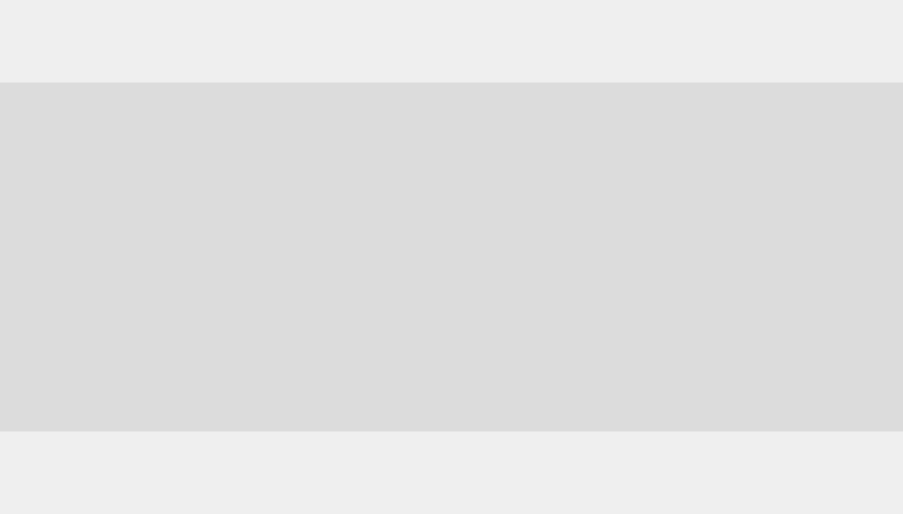
<?xml version="1.0" encoding="UTF-8"?>
<ui version="4.0">
 <class>SummaryWidget</class>
 <widget class="QWidget" name="SummaryWidget">
  <property name="geometry">
   <rect>
    <x>0</x>
    <y>0</y>
    <width>903</width>
    <height>514</height>
   </rect>
  </property>
  <property name="styleSheet">
   <string notr="true"/>
  </property>
  <layout class="QGridLayout" name="gridLayout">
   <property name="margin">
    <number>0</number>
   </property>
   <property name="spacing">
    <number>0</number>
   </property>
   <item row="0" column="1">
    <widget class="QFrame" name="frame">
     <property name="sizePolicy">
      <sizepolicy hsizetype="Expanding" vsizetype="Fixed">
       <horstretch>0</horstretch>
       <verstretch>0</verstretch>
      </sizepolicy>
     </property>
     <property name="minimumSize">
      <size>
       <width>600</width>
       <height>350</height>
      </size>
     </property>
     <property name="maximumSize">
      <size>
       <width>16777215</width>
       <height>350</height>
      </size>
     </property>
     <property name="styleSheet">
      <string notr="true">#frame{
background-color: rgba(0, 0, 0, 20);
border-top: 1px solid rgba(255, 255, 255, 75);/*white*/
border-bottom: 1px solid rgba(255, 255, 255, 75);/*white*/
}

QListView {
show-decoration-selected: 1; /* make the selection span the entire width of the view */
}

QListView{
background-color: rgba(0, 0, 0, 0);
border-radius:2px;
color:white;
}

QListView::item {
border-radius:2;
background-color:qlineargradient(spread:pad, x1:0, y1:0, x2:1, y2:0, stop:0 rgba(0, 0, 0, 0));
color: rgb(220, 220, 220);
padding:5
}

QListView::item:hover {
border-radius:2;
color:white;
}

QListView::item:selected {
border-radius:2;
background-color:qlineargradient(spread:pad, x1:0, y1:0, x2:1, y2:0, stop:0 rgba(52, 52, 52, 50));
color:white;
}</string>
     </property>
     <property name="frameShape">
      <enum>QFrame::NoFrame</enum>
     </property>
     <property name="frameShadow">
      <enum>QFrame::Plain</enum>
     </property>
     <property name="lineWidth">
      <number>0</number>
     </property>
     <layout class="QGridLayout" name="gridLayout_5">
      <property name="leftMargin">
       <number>0</number>
      </property>
      <property name="topMargin">
       <number>10</number>
      </property>
      <property name="rightMargin">
       <number>0</number>
      </property>
      <property name="bottomMargin">
       <number>5</number>
      </property>
      <property name="horizontalSpacing">
       <number>30</number>
      </property>
      <property name="verticalSpacing">
       <number>0</number>
      </property>
      <item row="0" column="1">
       <layout class="QVBoxLayout" name="verticalLayout">
        <property name="spacing">
         <number>0</number>
        </property>
        <item>
         <layout class="QHBoxLayout" name="horizontalLayout">
          <property name="spacing">
           <number>0</number>
          </property>
          <property name="bottomMargin">
           <number>0</number>
          </property>
          <item>
           <widget class="QTextEdit" name="content">
            <property name="maximumSize">
             <size>
              <width>600</width>
              <height>16777215</height>
             </size>
            </property>
            <property name="styleSheet">
             <string notr="true">#content{
background-color: rgba(255, 255, 255, 0);
border:0px;
color:white
}</string>
            </property>
            <property name="frameShape">
             <enum>QFrame::NoFrame</enum>
            </property>
            <property name="lineWidth">
             <number>0</number>
            </property>
            <property name="verticalScrollBarPolicy">
             <enum>Qt::ScrollBarAsNeeded</enum>
            </property>
            <property name="horizontalScrollBarPolicy">
             <enum>Qt::ScrollBarAsNeeded</enum>
            </property>
            <property name="undoRedoEnabled">
             <bool>false</bool>
            </property>
            <property name="readOnly">
             <bool>true</bool>
            </property>
            <property name="textInteractionFlags">
             <set>Qt::TextSelectableByMouse</set>
            </property>
           </widget>
          </item>
         </layout>
        </item>
       </layout>
      </item>
     </layout>
    </widget>
   </item>
  </layout>
 </widget>
 <resources>
  <include location="../../data.qrc"/>
 </resources>
 <connections/>
</ui>
